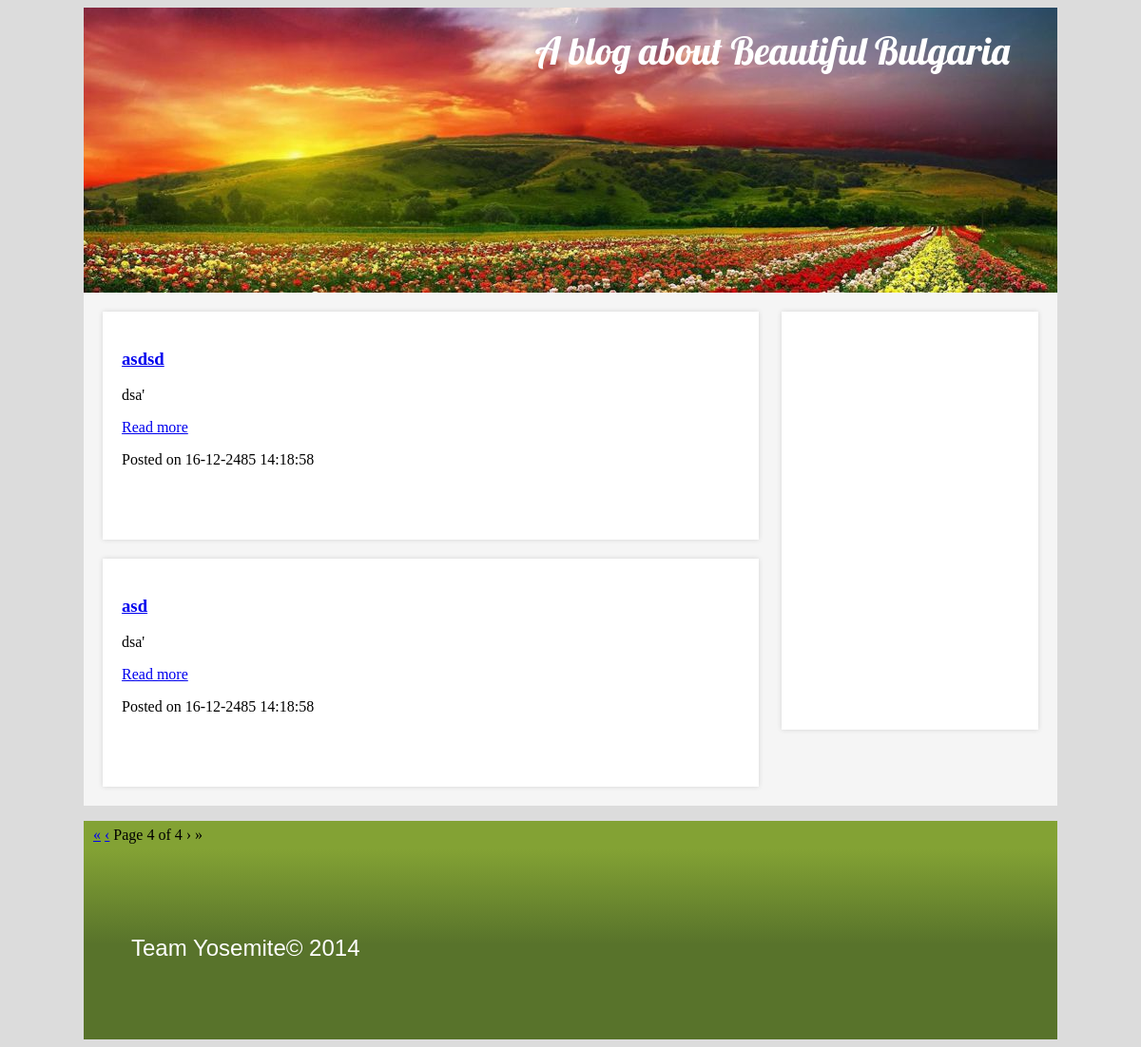
/?page=4, run on the app's committed database.
### tables this page shows
CREATE TABLE IF NOT EXISTS `posts` (
  `post_id` int(11) NOT NULL AUTO_INCREMENT,
  `post_title` varchar(50) NOT NULL,
  `post_description` varchar(255) NOT NULL,
  `post_content` text NOT NULL,
  `post_author` varchar(11) NOT NULL,
  `post_dateCreated` int(15) NOT NULL,
  `post_timesSeen` int(11) NOT NULL,
  PRIMARY KEY (`post_id`),
  KEY `post_author` (`post_author`)
);

### functions.php (called while the page is built, shortened)
<?php
function load_posts($page) {
	global $db;
	$posts = [];
	$postsCount = $db->query('SELECT COUNT(post_id) FROM posts')->fetchColumn();
	$postsLimit = 5;
	$allPages = ceil($postsCount / $postsLimit);
	$offset = ($page - 1) * $postsLimit;
	$stmt = $db->prepare('SELECT `post_id`, `post_title`, `post_description`, `post_author`, `post_dateCreated`, `post_timesSeen` FROM posts ORDER BY post_id DESC LIMIT :limit OFFSET :offset');
    $stmt->bindParam(':limit', $postsLimit, PDO::PARAM_INT);
    $stmt->bindParam(':offset', $offset, PDO::PARAM_INT);
    $stmt->execute();
	while($row = $stmt->fetch()) {
		$posts[] = $row;
	}
	return [ 'posts' => $posts, 'totalPages' => $allPages ];
}

### index.php (the view)
<?php
include 'config.php';
include 'functions.php';
include 'templates/header.php';
?>
<body class="indexPage">
	<header>
		<p>A blog about Beautiful Bulgaria</p>
	</header>
	<?php
		$page = isset($_GET['page']) && $_GET['page'] != null ? $_GET['page'] : 1;
		$data = load_posts($page);
	?>
	<main class="clearfix">
	<aside></aside>
		<?php foreach($data['posts'] as $post):?>
			<article>
				<h3><a href="view_post.php?id=<?= $post['post_id'];?>"><?= $post['post_title'];?></a></h3>
				<p><?= $post['post_description'];?>'</p>
				<p><a href="view_post.php?id=<?= $post['post_id'];?>">Read more</a></p>
				<p>Posted on <?= date('d-m-Y H:i:s', strtotime($post['post_dateCreated']));?></p>
			</article>
		<?php endforeach;?>
	</main>
<?php
	$totalPages = $data['totalPages'];
	$previouslink = ($page > 1) ? '<a href="?page=1" title="First page">&laquo;</a> <a href="?page=' . ($page - 1) . '" title="Previous page">&lsaquo;</a>' : '<span class="disabled">&laquo;</span> <span class="disabled">&lsaquo;</span>';
	$nextlink = ($page < $totalPages) ? '<a href="?page=' . ($page + 1) . '" title="Next page">&rsaquo;</a> <a href="?page=' . $totalPages . '" title="Last page">&raquo;</a>' : '<span class="disabled">&rsaquo;</span> <span class="disabled">&raquo;</span>';
?>
	<div id="paging">
		<p>
			<?= $previouslink;?>
			Page <?= $page;?> of <?= $totalPages;?>
			<?= $nextlink;?>
		</p>
	</div>
<?php
include 'templates/footer.php';

### styles/main.css (style rules this page uses)
.clearfix:after { content: ""; display: table; clear: both; }
.indexPage { box-sizing: border-box; background-color: #dcdcdc; }
header { position: relative; box-sizing: border-box; background-image: url("../images/hedaer-background.jpg"); height: 300px; width: 1024px; margin: 0 auto; }
header p { font-family: Lobster, sans-serif; position: absolute; bottom: 190px; right: 50px; color: white; font-size: 40px; }
.indexPage main { padding: 20px 20px 0 20px; background-color: #f5f5f5; box-sizing: border-box; width: 1024px; margin: 0 auto; }
.indexPage article { display: block; float: left; padding: 20px; margin-bottom: 20px; width: 650px; min-height: 200px; background-color: white; box-shadow: 0 0 5px lightgrey; }
.indexPage aside { display: inline-block; float: right; padding: 20px; width: 230px; min-height: 400px; background-color: white; box-shadow: 0 0 5px lightgrey; }
.indexPage #paging { box-sizing: border-box; height: 30px; line-height: 30px; padding: 0 10px; width: 1024px; margin: 0 auto; background-color: #83a234; }

### data on the page
posts: post_title "asdsd", post_description "dsa", post_dateCreated "16-12-2485 14:18:58"
posts: post_title "asd", post_description "dsa", post_dateCreated "16-12-2485 14:18:58"

### other printed values
$page "4"
$totalPages "4"
